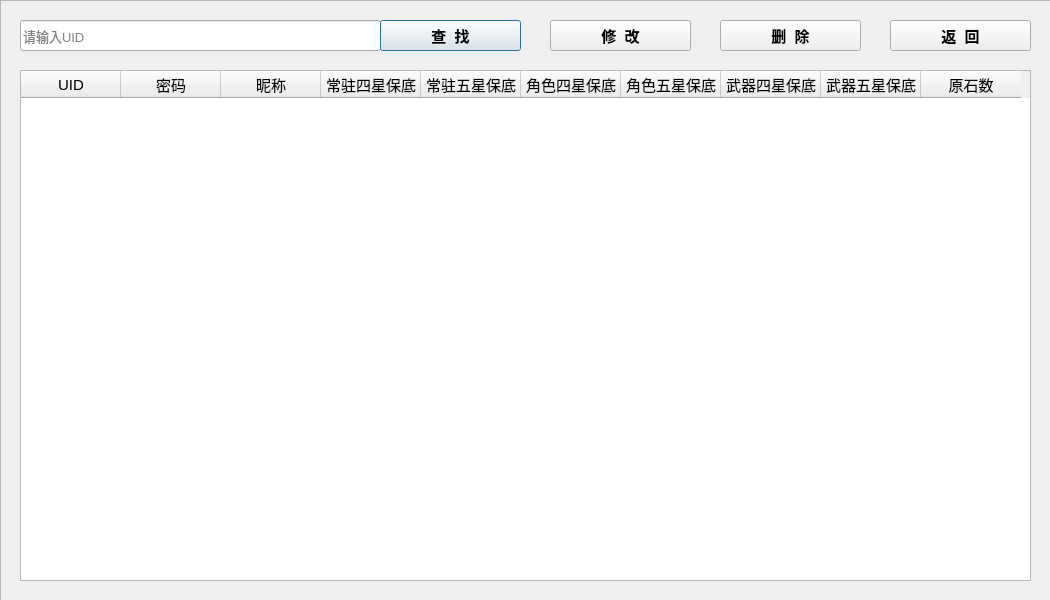
<?xml version="1.0" encoding="UTF-8"?>
<ui version="4.0">
 <class>manage_user</class>
 <widget class="QDialog" name="manage_user">
  <property name="geometry">
   <rect>
    <x>0</x>
    <y>0</y>
    <width>1050</width>
    <height>600</height>
   </rect>
  </property>
  <property name="minimumSize">
   <size>
    <width>1050</width>
    <height>600</height>
   </size>
  </property>
  <property name="windowTitle">
   <string>管理用户</string>
  </property>
  <property name="windowIcon">
   <iconset resource="picture.qrc">
    <normaloff>:/image/theme.png</normaloff>:/image/theme.png</iconset>
  </property>
  <widget class="QFrame" name="frame">
   <property name="geometry">
    <rect>
     <x>0</x>
     <y>0</y>
     <width>1051</width>
     <height>601</height>
    </rect>
   </property>
   <property name="frameShape">
    <enum>QFrame::StyledPanel</enum>
   </property>
   <property name="frameShadow">
    <enum>QFrame::Raised</enum>
   </property>
   <widget class="QLineEdit" name="select_uid">
    <property name="geometry">
     <rect>
      <x>20</x>
      <y>20</y>
      <width>361</width>
      <height>31</height>
     </rect>
    </property>
    <property name="font">
     <font>
      <pointsize>10</pointsize>
     </font>
    </property>
    <property name="placeholderText">
     <string>请输入UID</string>
    </property>
   </widget>
   <widget class="QPushButton" name="manage_user_select">
    <property name="geometry">
     <rect>
      <x>380</x>
      <y>20</y>
      <width>141</width>
      <height>31</height>
     </rect>
    </property>
    <property name="font">
     <font>
      <pointsize>11</pointsize>
      <bold>true</bold>
     </font>
    </property>
    <property name="text">
     <string>查  找</string>
    </property>
   </widget>
   <widget class="QPushButton" name="manage_user_update">
    <property name="geometry">
     <rect>
      <x>550</x>
      <y>20</y>
      <width>141</width>
      <height>31</height>
     </rect>
    </property>
    <property name="font">
     <font>
      <pointsize>11</pointsize>
      <bold>true</bold>
     </font>
    </property>
    <property name="text">
     <string>修  改</string>
    </property>
   </widget>
   <widget class="QPushButton" name="manage_user_delete">
    <property name="geometry">
     <rect>
      <x>720</x>
      <y>20</y>
      <width>141</width>
      <height>31</height>
     </rect>
    </property>
    <property name="font">
     <font>
      <pointsize>11</pointsize>
      <bold>true</bold>
     </font>
    </property>
    <property name="text">
     <string>删  除</string>
    </property>
   </widget>
   <widget class="QPushButton" name="manage_user_return">
    <property name="geometry">
     <rect>
      <x>890</x>
      <y>20</y>
      <width>141</width>
      <height>31</height>
     </rect>
    </property>
    <property name="font">
     <font>
      <pointsize>11</pointsize>
      <bold>true</bold>
     </font>
    </property>
    <property name="text">
     <string>返  回</string>
    </property>
   </widget>
   <widget class="QTableWidget" name="tableWidget">
    <property name="geometry">
     <rect>
      <x>20</x>
      <y>70</y>
      <width>1011</width>
      <height>511</height>
     </rect>
    </property>
    <property name="editTriggers">
     <set>QAbstractItemView::SelectedClicked</set>
    </property>
    <property name="selectionMode">
     <enum>QAbstractItemView::SingleSelection</enum>
    </property>
    <property name="selectionBehavior">
     <enum>QAbstractItemView::SelectRows</enum>
    </property>
    <attribute name="verticalHeaderVisible">
     <bool>false</bool>
    </attribute>
    <column>
     <property name="text">
      <string>UID</string>
     </property>
     <property name="font">
      <font>
       <pointsize>11</pointsize>
      </font>
     </property>
    </column>
    <column>
     <property name="text">
      <string>密码</string>
     </property>
     <property name="font">
      <font>
       <pointsize>11</pointsize>
      </font>
     </property>
    </column>
    <column>
     <property name="text">
      <string>昵称</string>
     </property>
     <property name="font">
      <font>
       <pointsize>11</pointsize>
      </font>
     </property>
    </column>
    <column>
     <property name="text">
      <string>常驻四星保底</string>
     </property>
     <property name="font">
      <font>
       <pointsize>11</pointsize>
      </font>
     </property>
    </column>
    <column>
     <property name="text">
      <string>常驻五星保底</string>
     </property>
     <property name="font">
      <font>
       <pointsize>11</pointsize>
      </font>
     </property>
    </column>
    <column>
     <property name="text">
      <string>角色四星保底</string>
     </property>
     <property name="font">
      <font>
       <pointsize>11</pointsize>
      </font>
     </property>
    </column>
    <column>
     <property name="text">
      <string>角色五星保底</string>
     </property>
     <property name="font">
      <font>
       <pointsize>11</pointsize>
      </font>
     </property>
    </column>
    <column>
     <property name="text">
      <string>武器四星保底</string>
     </property>
     <property name="font">
      <font>
       <pointsize>11</pointsize>
      </font>
     </property>
    </column>
    <column>
     <property name="text">
      <string>武器五星保底</string>
     </property>
     <property name="font">
      <font>
       <pointsize>11</pointsize>
      </font>
     </property>
    </column>
    <column>
     <property name="text">
      <string>原石数</string>
     </property>
     <property name="font">
      <font>
       <pointsize>11</pointsize>
      </font>
     </property>
    </column>
   </widget>
  </widget>
 </widget>
 <resources>
  <include location="picture.qrc"/>
 </resources>
 <connections/>
</ui>
